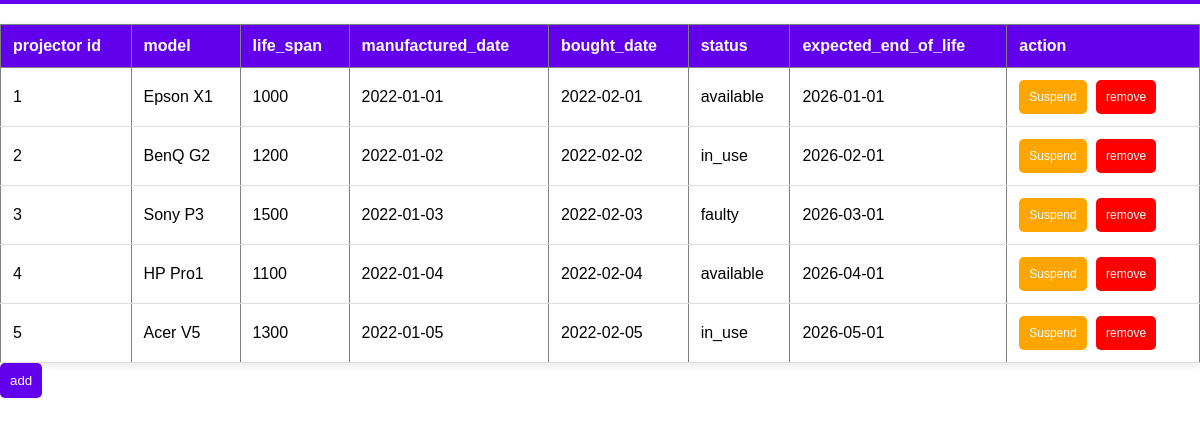
Screenshot of /practice/inventory.php with the database file from the repository.
### tables this page shows
CREATE TABLE `projectors` (
  `projector_id` int(11) NOT NULL,
  `model` varchar(100) DEFAULT NULL,
  `life_span` int(11) DEFAULT NULL,
  `manufactured_date` date DEFAULT NULL,
  `bought_date` date DEFAULT NULL,
  `status` varchar(50) DEFAULT NULL,
  `expected_end_of_life` date DEFAULT NULL,
  `is_active` tinyint(1) DEFAULT 1
);

### practice/inventory.php (the view, shortened to what this page needs)
<?php
include 'connection.php';
$sql = "SELECT * FROM projectors";
$result = $conn->query($sql);
?>
<!DOCTYPE html>
<html lang="en">
<head>
    <link rel="stylesheet" href="css/inventory.css">
</head>
<body>
    <table border="1">
        <th>projector id</th>
        <th>model</th>
        <th>life_span</th>
        <th>manufactured_date</th>
        <th>bought_date</th>
        <th>status</th>
        <th>expected_end_of_life</th>
        <th>action</th>
        <?php
        if ($result->num_rows > 0){
            while($row = $result->fetch_assoc()){
                echo "<tr>
                    <td>{$row['projector_id']}</td>
                    <td>{$row['model']}</td>
                    <td>{$row['life_span']}</td>
                    <td>{$row['manufactured_date']}</td>
                    <td>{$row['bought_date']}</td>
                    <td>{$row['status']}</td>
                    <td>{$row['expected_end_of_life']}</td>
                    <td>
                        <a href='suspend.php?id={$row['projector_id']}'><button type='button' class='sus'>Suspend</button></a>
                         <a href='delete.php?id={$row['projector_id']}'><button type='button'class='rem'>remove</button></a>
                    </td>
                </tr>";
            }
        }else{
            echo "<tr><td colspan='7'>No projectors found</td></tr>";
        }
        ?>
    </table>
    <div>
        <a href="add_projector.html"><button>add</button></a>
    </div>
</body>
</html>

### css/inventory.css (style rules this page uses)
body { margin: 0; padding: 0; font-family: "Quicksand", sans-serif; }
table { width: 100%; border-collapse: collapse; background: white; box-shadow: 0 2px 10px rgba(0, 0, 0, 0.1); }
th { background-color: #6200ee; color: white; padding: 12px; text-align: left; }
td { padding: 12px; border-bottom: 1px solid #ddd; }
table button { padding: 6px 12px; margin-right: 5px; font-size: 12px; }
button { border: none; }
a button { background-color: #6200ee; color: white; padding: 10px; border-radius: 5px; }
.sus { background: orange; color: white; }
.rem { background: red; color: white; }

### rows the page displays
projectors: projector_id "1", model "Epson X1", life_span "1000", manufactured_date "2022-01-01", bought_date "2022-02-01", status "available", expected_end_of_life "2026-01-01"
projectors: projector_id "2", model "BenQ G2", life_span "1200", manufactured_date "2022-01-02", bought_date "2022-02-02", status "in_use", expected_end_of_life "2026-02-01"
projectors: projector_id "3", model "Sony P3", life_span "1500", manufactured_date "2022-01-03", bought_date "2022-02-03", status "faulty", expected_end_of_life "2026-03-01"
projectors: projector_id "4", model "HP Pro1", life_span "1100", manufactured_date "2022-01-04", bought_date "2022-02-04", status "available", expected_end_of_life "2026-04-01"
projectors: projector_id "5", model "Acer V5", life_span "1300", manufactured_date "2022-01-05", bought_date "2022-02-05", status "in_use", expected_end_of_life "2026-05-01"
